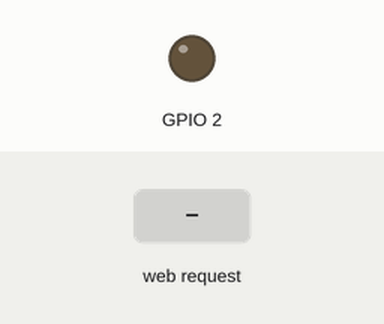
Recording of a sketch running on a simulated ESP8266 (NodeMCU). On the bench: output pins drawn as LEDs (lit = HIGH). The inputs (shaded band) are chosen by the test bench. What the sketch prints to the serial monitor is not drawn.

Above: at 2.2 s.
2.3 s: HTTP request GET /LEDOn received
At 3.2 s:
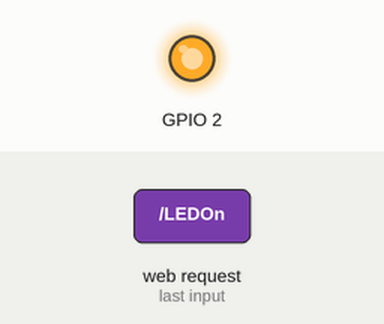
3.8 s: HTTP request GET /LEDOff received
At 4.4 s:
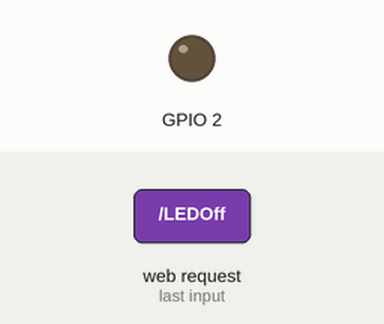
Timing chart, 0 to 6.8 s (numbered marks = the images above; inputs shaded):
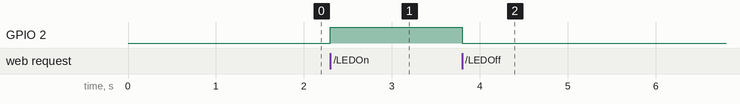

The sketch:

APESP8266.ino
```cpp
#include <ESP8266WiFi.h>
#include <WiFiClient.h>
#include <ESP8266WebServer.h>


// Replace with your network credentials
const char* ssid = "Arik";
const char* password = "ARIKMAHESA";
ESP8266WebServer server(80);   //instantiate server at port 80 (http port)


void setup(void){
  //make the LED pin output and initially turned off
  pinMode(2, OUTPUT);
  digitalWrite(2, LOW);

  delay(1000);
  Serial.begin(115200);
  WiFi.softAP(ssid, password); //begin WiFi access point
  Serial.println("");

  server.on("/", [](){
    server.send(200, "text/plain", "You are connected");
  });

  server.on("/LEDOn", [](){
    server.send(200, "text/plain", "ON");
    digitalWrite(2, HIGH);
    delay(1000);
  });
  server.on("/LEDOff", [](){
    server.send(200, "text/plain", "OFF");
    digitalWrite(2, LOW);
    delay(1000);
  });
  server.begin();
  Serial.println("Web server started!");
}
void loop(void){
  server.handleClient();
}
```

Measured:
- after the input at 2.3 s, GPIO 2: LOW → HIGH at once
- after the input at 3.8 s, GPIO 2: HIGH → LOW at once
